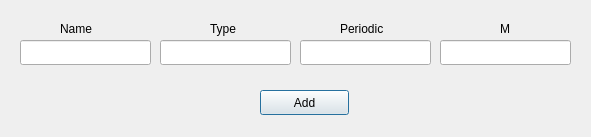
<?xml version="1.0" encoding="UTF-8"?>
<ui version="4.0">
 <class>Dialog_Add_Activity</class>
 <widget class="QDialog" name="Dialog_Add_Activity">
  <property name="geometry">
   <rect>
    <x>0</x>
    <y>0</y>
    <width>591</width>
    <height>137</height>
   </rect>
  </property>
  <property name="windowTitle">
   <string>Dialog</string>
  </property>
  <widget class="QPushButton" name="pushButton">
   <property name="geometry">
    <rect>
     <x>260</x>
     <y>90</y>
     <width>89</width>
     <height>25</height>
    </rect>
   </property>
   <property name="text">
    <string>Add</string>
   </property>
  </widget>
  <widget class="QLineEdit" name="add_name">
   <property name="geometry">
    <rect>
     <x>20</x>
     <y>40</y>
     <width>131</width>
     <height>25</height>
    </rect>
   </property>
  </widget>
  <widget class="QLineEdit" name="add_type">
   <property name="geometry">
    <rect>
     <x>160</x>
     <y>40</y>
     <width>131</width>
     <height>25</height>
    </rect>
   </property>
  </widget>
  <widget class="QLineEdit" name="add_periodic">
   <property name="geometry">
    <rect>
     <x>300</x>
     <y>40</y>
     <width>131</width>
     <height>25</height>
    </rect>
   </property>
  </widget>
  <widget class="QLabel" name="label">
   <property name="geometry">
    <rect>
     <x>60</x>
     <y>20</y>
     <width>67</width>
     <height>17</height>
    </rect>
   </property>
   <property name="text">
    <string>Name</string>
   </property>
  </widget>
  <widget class="QLabel" name="label_2">
   <property name="geometry">
    <rect>
     <x>210</x>
     <y>20</y>
     <width>67</width>
     <height>17</height>
    </rect>
   </property>
   <property name="text">
    <string>Type</string>
   </property>
  </widget>
  <widget class="QLabel" name="label_3">
   <property name="geometry">
    <rect>
     <x>340</x>
     <y>20</y>
     <width>67</width>
     <height>17</height>
    </rect>
   </property>
   <property name="text">
    <string>Periodic</string>
   </property>
  </widget>
  <widget class="QLineEdit" name="add_m">
   <property name="geometry">
    <rect>
     <x>440</x>
     <y>40</y>
     <width>131</width>
     <height>25</height>
    </rect>
   </property>
  </widget>
  <widget class="QLabel" name="label_4">
   <property name="geometry">
    <rect>
     <x>500</x>
     <y>20</y>
     <width>67</width>
     <height>17</height>
    </rect>
   </property>
   <property name="text">
    <string>M</string>
   </property>
  </widget>
 </widget>
 <resources/>
 <connections/>
</ui>
